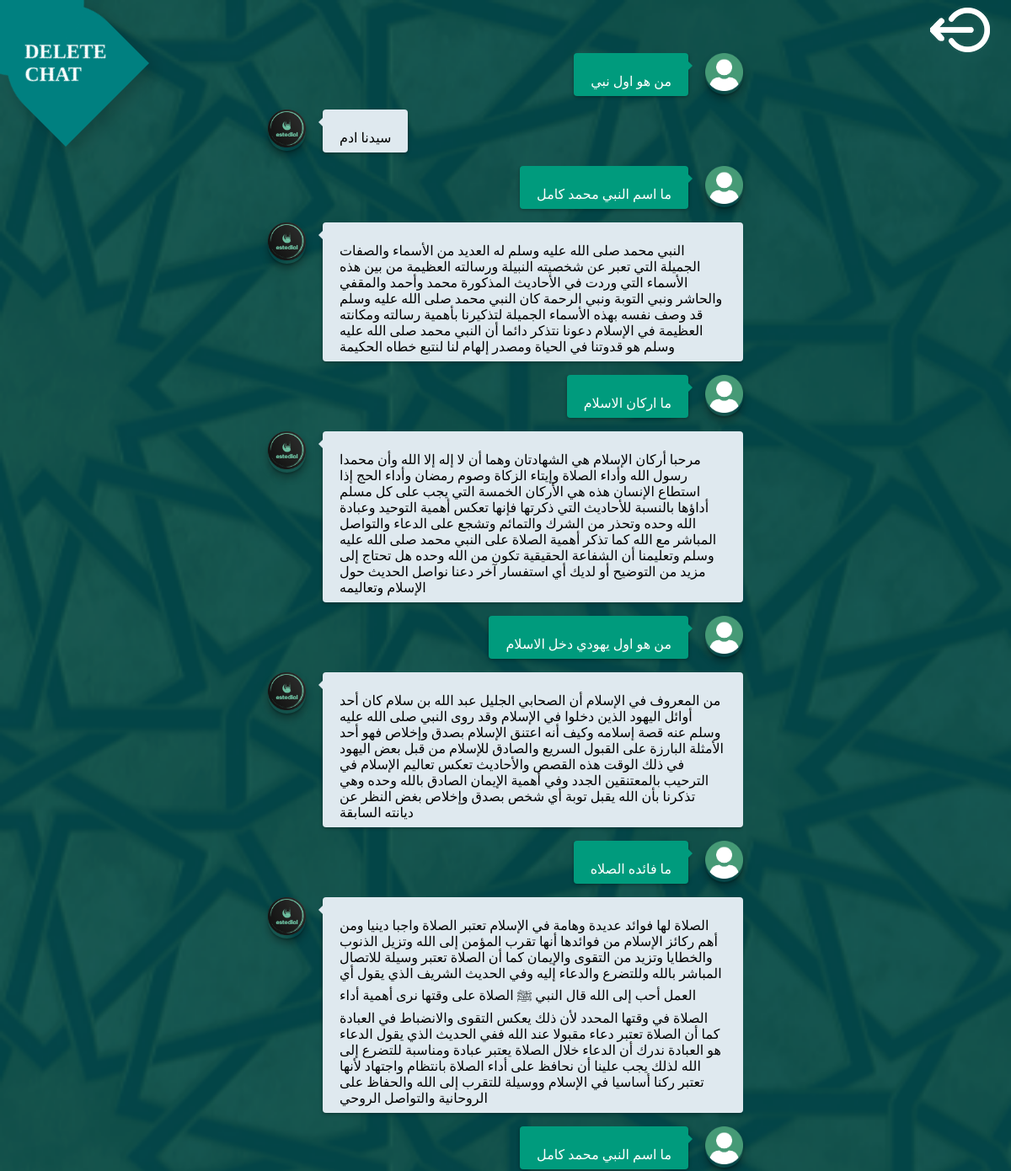
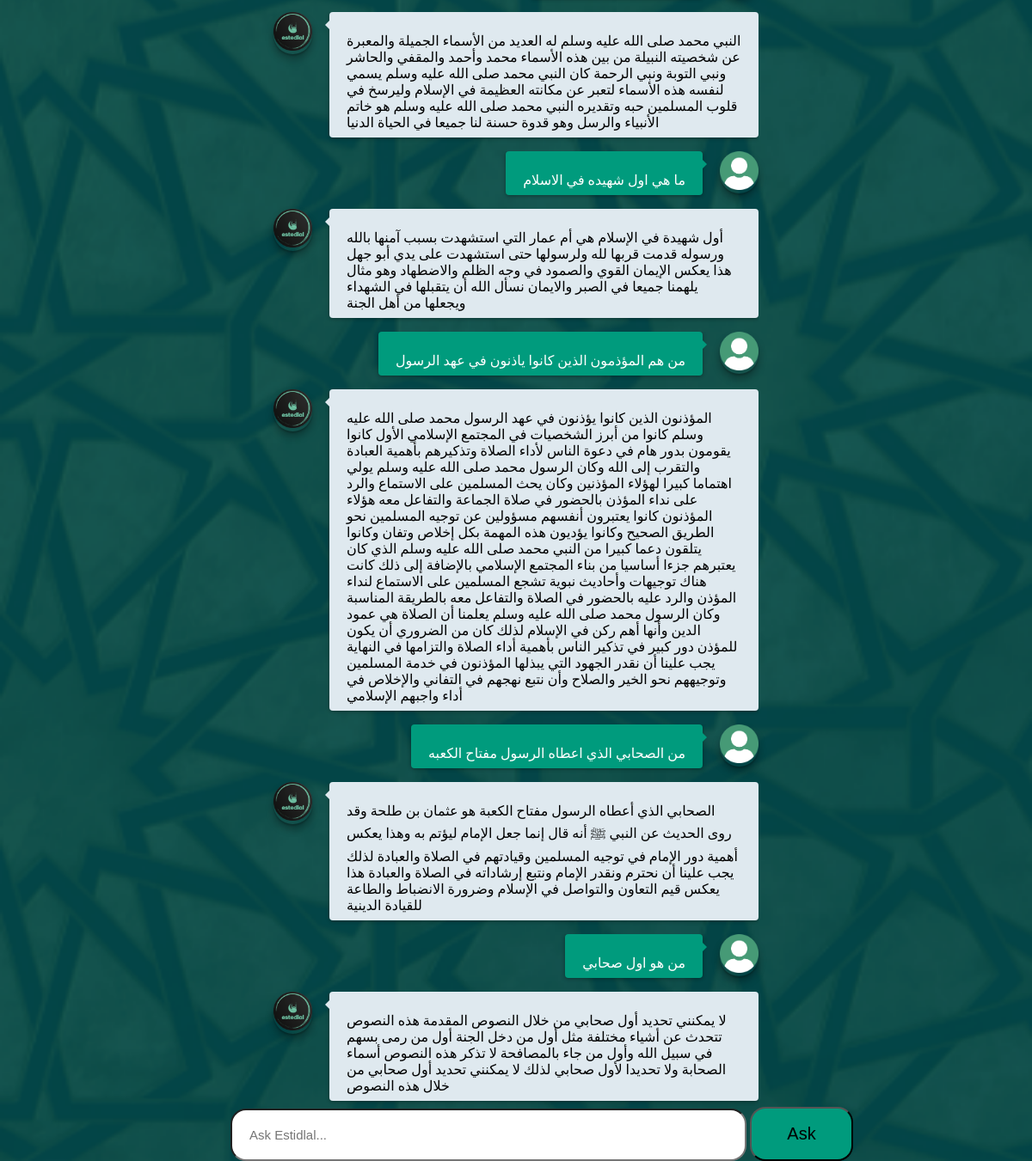
The page /home/answer/ (signed in) on the database its author committed (2 pictures, top to bottom).
### home/models.py (models this page shows, shortened)
class Answer(models.Model):
    login = models.ForeignKey(Login, related_name='question', on_delete=models.CASCADE, null=False, default=1)
    question_text = models.CharField(max_length=255, null=True)
    answer_text = models.CharField(max_length=255)
    created_at = models.DateTimeField(auto_now_add=True)  # Now use auto_now_add
    class Meta:
        ordering = ['created_at']

### home/views.py (the view)
# urls.py: path('answer/', views.answer, name='answer'),
def answer(request):
    if request.method == 'POST':
        question_text = request.POST.get('question', '')
        user_email = request.session.get('user_email')
        if user_email:
            try:
                user = Login.objects.get(email=user_email)
            except Login.DoesNotExist:
                return HttpResponse("User does not exist.")
        else:
            return HttpResponse("You need to log in to ask questions.")
        client = Client("Mohamed-Maher/Hadith-QA-System")
        result = client.predict(
            question=question_text,
            api_name="/predict"
        )
        answer = Answer.objects.create(
            question_text=question_text,
            answer_text=result,
            login=user
        )
        posts = Answer.objects.filter(login=user)
        return render(request, 'home/chat.html', {'posts': posts})
    else:
        user_email = request.session.get('user_email')
        if user_email:
            try:
                user = Login.objects.get(email=user_email)
            except Login.DoesNotExist:
                return HttpResponse("User does not exist.")
            posts = Answer.objects.filter(login=user)
        else:
            posts = Answer.objects.none()
        return render(request, 'home/chat.html', {'posts': posts})

### templates/home/chat.html (shortened to what this page needs)
<!DOCTYPE html>
<html lang="en">
<head>
    <link href="{% static 'css/chat-hadith.css' %}?v=1" rel="stylesheet">
</head>
<body>
    <div class="container bootstrap snippets bootdeys">
        <div class="col-md-7 col-xs-12 col-md-offset-2">
          <div class="panel" id="chat">
            <div class="panel-heading" style="display: flex; align-items: center;">
                <a href="{% url  'haraka' %}">
                    <img src="{% static 'img/logout.png' %}" alt="Logout" style="margin-right: 25px;" class="logout-icon">
                </a>
            </div>
        </div>
<a href="{% url 'delete_chat' %}" id="deleteButton" class="delete-button">
  <span class="button-text">Delete Chat</span>
</a>
              <div class="chats">
               {% block content %}
               {% for post in posts %}
                <div class="chat">
                  <div class="chat-avatar">
                    <a class="avatar avatar-online" data-toggle="tooltip" href="#" data-placement="right" title="" data-original-title="June Lane" >
                       <img src="{% static 'img/user.png' %}" alt=''  >
                    </a>
                  </div>
                  <div class="chat-body">
                    <div class="chat-content">
                      <p>
                        {{ post.question_text }}
                      </p>
                    </div>
                  </div>
                </div>
                <div class="chat chat-left">
                  <div class="chat-avatar">
                    <a class="avatar avatar-online" data-toggle="tooltip" href="#" data-placement="left" title="" data-original-title="Edward Fletcher">
                      <img src="{% static 'img/logo.png' %}" alt='' >
                    </a>
                  </div>
                  <div class="chat-body">
                    <div class="chat-content">
                      <p>
                         {{ post.answer_text }}
                      </p>
                    </div>
                  </div>
                </div>
               {% endfor %}
                {% endblock %}
              </div>
            </div>
            <div class="panel-footer">
              <form method="POST" action="{% url  'answer' %}">
            <div style="text-align: center;">
              <input style="font-size: 15px;
                            padding: 20px;
                            width: 50%;
                            box-sizing: border-box;
                            display: inline-block;
                            border-radius: 18px;"
                     class="form-control"
                     type="text"
                     id="question"
                     name="question"
                     placeholder="Ask Estidlal...">
              <button id="scrollToSubmit"
                      style="font-size: 20px;
                             padding: 18px;
                             width: 10%;
                             box-sizing: border-box;
                             background-color: #009b7d;
                             display: inline-block;
                             border-radius: 18px; /* Adjust the value to change the roundness */"
                      class="btn btn-primary btn-fixed"
                      type="submit">
                  Ask
              </button>
          </div>
        </form>
            </div>
          </div>
</body>
</html>

### static/css/chat-hadith.css (style rules this page uses)
body { background: url('/static/img/background.png'); margin-top: 5px; background-size: cover; }
.chats { padding: 52px 310px }
.chat-avatar { float: right; }
.chat-avatar .avatar { width: 30px; -webkit-box-shadow: 0 2px 2px 0 rgba(0,0,0,0.2),0 6px 10px 0 rgba(0,0,0,0.3); box-shadow: 0 2px 2px 0 rgba(0,0,0,0.2),0 6px 10px 0 rgba(0,0,0,0.3); }
.chat-body { display: block; margin: 6px 30px 0 0; overflow: hidden; }
.chat-content { position: relative; display: block; float: right; padding: 8px 20px; margin: 0 20px 10px 0; clear: both; color: #fff; background-color: #009b7d; border-radius: 4px; -webkit-box-shadow: 0 1px 4px 0 rgba(0,0,0,0.37); box-shadow: 0 1px 4px 0 rgba(0,0,0,0.37); }
.chat-content:before { position: absolute; top: 10px; right: -10px; width: 0; height: 0; content: ''; border: 5px solid transparent; border-left-color: #009b7d; }
.chat-content>p:last-child { margin-bottom: 0 }
.chat-left .chat-avatar { float: left; }
.chat-left .chat-body { margin-right: 0; margin-left: 30px; }
.chat-left .chat-content { float: left; margin: 0 0 10px 20px; color: black; background-color: #dfe9ef; }
.chat-left .chat-content:before { right: auto; left: -10px; border-right-color: #dfe9ef; border-left-color: transparent }
.panel-footer { padding: 0 30px 15px; background-color: transparent; border-top: 1px solid transparent; border-bottom-right-radius: 3px; border-bottom-left-radius: 3px; }
.avatar img { width: 100%; max-width: 100%; height: auto; border: 0 none; border-radius: 0px; }
.chat-avatar .avatar { width: 45px; }
.avatar { position: relative; display: inline-block; width: 40px; white-space: nowrap; border-radius: 1000px; }
.panel-footer { position: fixed; bottom: 0; left: 0; width: 100%; padding: 3px 30px; background-color: transparent; border-top: 1px solid transparent; z-index: 999; }
img.logout-icon { position: fixed; top: 0; right: 0; margin-right: 25px; background-image: url('/static/img/logout.png'); }
span { font-size: 1.5rem; text-transform: uppercase; font-weight: 600; color: #009b7d; }
.delete-button { background-color: #009b7d; border: none; color: white; padding: 20px; font-size: 18px; cursor: pointer; position: relative; transition: transform 0.3s; width: 100px; height: 100px; border-radius: 50% 50% 0 0; transform: rotate(-45deg); box-shadow: 0 10px 20px rgba(0, 0, 0, 0.2); }
.delete-button::before, .delete-button::after { content: ""; position: absolute; width: 100px; height: 100px; background-color: #009b7d; border-radius: 50%; top: -50px; left: 0; }
.delete-button::after { left: 50px; }
.button-text { position: absolute; top: 50%; left: 50%; transform: translate(-50%, -50%) rotate(45deg); z-index: 1; color: white; }

### templates/home/chat.html (style rules this page uses)
html { scroll-behavior: smooth; }
.panel-footer { bottom: 0; left: 0; width: 100%; height: 60px; z-index: 999; }
.form-control { position: relative; }
.btn-fixed { position: relative; }
.delete-button { display: inline-block; text-decoration: none; background-color: #009b7d; border: none; color: white; padding: 20px; font-size: 18px; cursor: pointer; position: fixed; transition: transform 0.3s; width: 100px; height: 100px; border-radius: 50% 50% 0 0; transform: rotate(-45deg); box-shadow: 0 10px 20px rgba(0, 0, 0, 0.2); }
.delete-button::before, .delete-button::after { content: ""; position: absolute; width: 100px; height: 100px; background-color: #009b7d; border-radius: 50%; top: -50px; left: 0; }
.delete-button::after { left: 50px; }
.button-text { position: absolute; top: 50%; left: 50%; transform: translate(-50%, -50%) rotate(45deg); z-index: 1; color: white; }

### rows shown on the page
Answer: question_text "من هو اول نبي", answer_text "سيدنا ادم"
Answer: question_text "ما اسم النبي محمد كامل", answer_text "النبي محمد صلى الله عليه وسلم له العديد من الأسماء والصفات الجميلة التي تعبر عن شخصيته النبيلة ورسالته العظيمة من بين هذه الأسماء التي وردت في الأحاديث المذكورة محمد وأحمد والمقفي والحاشر ونبي التوبة ونبي الرحمة كان النبي محمد صلى الله عليه وسلم قد وصف نفسه بهذه الأسماء الجميلة لتذكيرنا بأهمية رسالته ومكانته العظيمة في الإسلام دعونا نتذكر دائما أن النبي محمد صلى الله عليه وسلم هو قدوتنا في الحياة ومصدر إلهام لنا لنتبع خطاه الحكيمة"
Answer: question_text "ما اركان الاسلام", answer_text "مرحبا أركان الإسلام هي الشهادتان وهما أن لا إله إلا الله وأن محمدا رسول الله وأداء الصلاة وإيتاء الزكاة وصوم رمضان وأداء الحج إذا استطاع الإنسان هذه هي الأركان الخمسة التي يجب على كل مسلم أداؤها بالنسبة للأحاديث التي ذكرتها فإنها تعكس أهمية التوحيد وعبادة الله وحده وتحذر من الشرك والتمائم وتشجع على الدعاء والتواصل المباشر مع الله كما تذكر أهمية الصلاة على النبي محمد صلى الله عليه وسلم وتعليمنا أن الشفاعة الحقيقية تكون من الله وحده هل تحتاج إلى مزيد من التوضيح أو لديك أي استفسار آخر دعنا نواصل الحديث حول الإسلام وتعاليمه"
Answer: question_text "من هو اول يهودي دخل الاسلام", answer_text "من المعروف في الإسلام أن الصحابي الجليل عبد الله بن سلام كان أحد أوائل اليهود الذين دخلوا في الإسلام وقد روى النبي صلى الله عليه وسلم عنه قصة إسلامه وكيف أنه اعتنق الإسلام بصدق وإخلاص فهو أحد الأمثلة البارزة على القبول السريع والصادق للإسلام من قبل بعض اليهود في ذلك الوقت هذه القصص والأحاديث تعكس تعاليم الإسلام في الترحيب بالمعتنقين الجدد وفي أهمية الإيمان الصادق بالله وحده وهي تذكرنا بأن الله يقبل توبة أي شخص بصدق وإخلاص بغض النظر عن ديانته السابقة"
Answer: question_text "ما فائده الصلاه", answer_text "الصلاة لها فوائد عديدة وهامة في الإسلام تعتبر الصلاة واجبا دينيا ومن أهم ركائز الإسلام من فوائدها أنها تقرب المؤمن إلى الله وتزيل الذنوب والخطايا وتزيد من التقوى والإيمان كما أن الصلاة تعتبر وسيلة للاتصال المباشر بالله وللتضرع والدعاء إليه وفي الحديث الشريف الذي يقول أي العمل أحب إلى الله قال النبي ﷺ الصلاة على وقتها نرى أهمية أداء الصلاة في وقتها المحدد لأن ذلك يعكس التقوى والانضباط في العبادة كما أن الصلاة تعتبر دعاء مقبولا عند الله ففي الحديث الذي يقول الدعاء هو العبادة ندرك أن الدعاء خلال الصلاة يعتبر عبادة ومناسبة للتضرع إلى الله لذلك يجب علينا أن نحافظ على أداء الصلاة بانتظام واجتهاد لأنها تعتبر ركنا أساسيا في الإسلام ووسيلة للتقرب إلى الله والحفاظ على الروحانية والتواصل الروحي"
Answer: question_text "ما اسم النبي محمد كامل", answer_text "النبي محمد صلى الله عليه وسلم له العديد من الأسماء الجميلة والمعبرة عن شخصيته النبيلة من بين هذه الأسماء محمد وأحمد والمقفي والحاشر ونبي التوبة ونبي الرحمة كان النبي محمد صلى الله عليه وسلم يسمي لنفسه هذه الأسماء لتعبر عن مكانته العظيمة في الإسلام وليرسخ في قلوب المسلمين حبه وتقديره النبي محمد صلى الله عليه وسلم هو خاتم الأنبياء والرسل وهو قدوة حسنة لنا جميعا في الحياة الدنيا"
Answer: question_text "ما هي اول شهيده في الاسلام", answer_text "أول شهيدة في الإسلام هي أم عمار التي استشهدت بسبب آمنها بالله ورسوله قدمت قربها لله ولرسولها حتى استشهدت على يدي أبو جهل هذا يعكس الإيمان القوي والصمود في وجه الظلم والاضطهاد وهو مثال يلهمنا جميعا في الصبر والايمان نسأل الله أن يتقبلها في الشهداء ويجعلها من أهل الجنة"
Answer: question_text "من هم المؤذمون الذين كانوا ياذنون في عهد الرسول", answer_text "المؤذنون الذين كانوا يؤذنون في عهد الرسول محمد صلى الله عليه وسلم كانوا من أبرز الشخصيات في المجتمع الإسلامي الأول كانوا يقومون بدور هام في دعوة الناس لأداء الصلاة وتذكيرهم بأهمية العبادة والتقرب إلى الله وكان الرسول محمد صلى الله عليه وسلم يولي اهتماما كبيرا لهؤلاء المؤذنين وكان يحث المسلمين على الاستماع والرد على نداء المؤذن بالحضور في صلاة الجماعة والتفاعل معه هؤلاء المؤذنون كانوا يعتبرون أنفسهم مسؤولين عن توجيه المسلمين نحو الطريق الصحيح وكانوا يؤديون هذه المهمة بكل إخلاص وتفان وكانوا يتلقون دعما كبيرا من النبي محمد صلى الله عليه وسلم الذي كان يعتبرهم جزءا أساسيا من بناء المجتمع الإسلامي بالإضافة إلى ذلك كانت هناك توجيهات وأحاديث نبوية تشجع المسلمين على الاستماع لنداء المؤذن والرد عليه…"
Answer: question_text "من الصحابي الذي اعطاه الرسول مفتاح الكعبه", answer_text "الصحابي الذي أعطاه الرسول مفتاح الكعبة هو عثمان بن طلحة وقد روى الحديث عن النبي ﷺ أنه قال إنما جعل الإمام ليؤتم به وهذا يعكس أهمية دور الإمام في توجيه المسلمين وقيادتهم في الصلاة والعبادة لذلك يجب علينا أن نحترم ونقدر الإمام ونتبع إرشاداته في الصلاة والعبادة هذا يعكس قيم التعاون والتواصل في الإسلام وضرورة الانضباط والطاعة للقيادة الدينية"
Answer: question_text "من هو اول صحابي", answer_text "لا يمكنني تحديد أول صحابي من خلال النصوص المقدمة هذه النصوص تتحدث عن أشياء مختلفة مثل أول من دخل الجنة أول من رمى بسهم في سبيل الله وأول من جاء بالمصافحة لا تذكر هذه النصوص أسماء الصحابة ولا تحديدا لأول صحابي لذلك لا يمكنني تحديد أول صحابي من خلال هذه النصوص"
